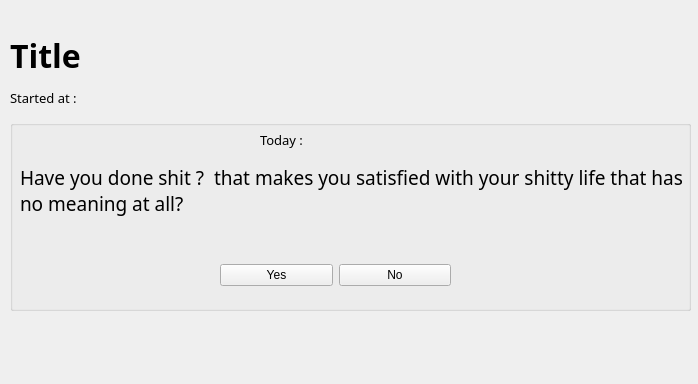
<?xml version="1.0" encoding="UTF-8"?>
<ui version="4.0">
 <class>ViewHabit</class>
 <widget class="QWidget" name="ViewHabit">
  <property name="geometry">
   <rect>
    <x>0</x>
    <y>0</y>
    <width>698</width>
    <height>384</height>
   </rect>
  </property>
  <property name="windowTitle">
   <string>Form</string>
  </property>
  <widget class="QLabel" name="titleLbl">
   <property name="geometry">
    <rect>
     <x>10</x>
     <y>0</y>
     <width>671</width>
     <height>111</height>
    </rect>
   </property>
   <property name="font">
    <font>
     <family>Century Gothic</family>
     <pointsize>24</pointsize>
     <weight>75</weight>
     <bold>true</bold>
    </font>
   </property>
   <property name="text">
    <string>Title</string>
   </property>
   <property name="wordWrap">
    <bool>true</bool>
   </property>
  </widget>
  <widget class="QLabel" name="startedAtLbl">
   <property name="geometry">
    <rect>
     <x>10</x>
     <y>90</y>
     <width>81</width>
     <height>16</height>
    </rect>
   </property>
   <property name="font">
    <font>
     <family>Century Gothic</family>
     <pointsize>10</pointsize>
    </font>
   </property>
   <property name="text">
    <string>Started at :</string>
   </property>
  </widget>
  <widget class="QGroupBox" name="groupBox">
   <property name="geometry">
    <rect>
     <x>10</x>
     <y>120</y>
     <width>681</width>
     <height>191</height>
    </rect>
   </property>
   <property name="title">
    <string/>
   </property>
   <widget class="QWidget" name="layoutWidget">
    <property name="geometry">
     <rect>
      <x>210</x>
      <y>130</y>
      <width>231</width>
      <height>51</height>
     </rect>
    </property>
    <layout class="QHBoxLayout" name="horizontalLayout">
     <item>
      <widget class="QPushButton" name="yesB">
       <property name="text">
        <string>Yes</string>
       </property>
      </widget>
     </item>
     <item>
      <widget class="QPushButton" name="noB">
       <property name="text">
        <string>No</string>
       </property>
      </widget>
     </item>
    </layout>
   </widget>
   <widget class="QLabel" name="questionLbl">
    <property name="geometry">
     <rect>
      <x>10</x>
      <y>20</y>
      <width>671</width>
      <height>101</height>
     </rect>
    </property>
    <property name="font">
     <font>
      <family>Century Gothic</family>
      <pointsize>14</pointsize>
     </font>
    </property>
    <property name="text">
     <string>Have you done shit ?  that makes you satisfied with your shitty life that has no meaning at all?</string>
    </property>
    <property name="wordWrap">
     <bool>true</bool>
    </property>
   </widget>
   <widget class="QLabel" name="todayLbl">
    <property name="geometry">
     <rect>
      <x>250</x>
      <y>10</y>
      <width>51</width>
      <height>20</height>
     </rect>
    </property>
    <property name="font">
     <font>
      <family>Century Gothic</family>
      <pointsize>10</pointsize>
     </font>
    </property>
    <property name="text">
     <string>Today :</string>
    </property>
   </widget>
   <widget class="QLabel" name="currentDatelbl">
    <property name="geometry">
     <rect>
      <x>300</x>
      <y>10</y>
      <width>141</width>
      <height>21</height>
     </rect>
    </property>
    <property name="font">
     <font>
      <family>Century Gothic</family>
      <pointsize>10</pointsize>
     </font>
    </property>
    <property name="text">
     <string/>
    </property>
   </widget>
  </widget>
  <widget class="QLabel" name="startDateLbl">
   <property name="geometry">
    <rect>
     <x>90</x>
     <y>90</y>
     <width>191</width>
     <height>16</height>
    </rect>
   </property>
   <property name="font">
    <font>
     <family>Century Gothic</family>
     <pointsize>10</pointsize>
    </font>
   </property>
   <property name="text">
    <string/>
   </property>
  </widget>
  <zorder>groupBox</zorder>
  <zorder>titleLbl</zorder>
  <zorder>startedAtLbl</zorder>
  <zorder>startDateLbl</zorder>
 </widget>
 <resources/>
 <connections/>
</ui>
